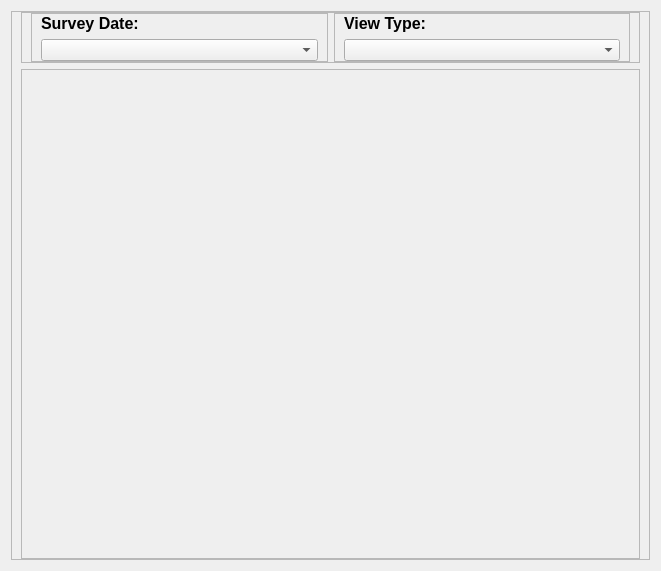
<?xml version="1.0" encoding="UTF-8"?>
<ui version="4.0">
 <class>widget</class>
 <widget class="QWidget" name="widget">
  <property name="geometry">
   <rect>
    <x>0</x>
    <y>0</y>
    <width>661</width>
    <height>565</height>
   </rect>
  </property>
  <property name="windowTitle">
   <string>Form</string>
  </property>
  <layout class="QVBoxLayout" name="verticalLayout_3">
   <item>
    <widget class="QFrame" name="scores_frame">
     <property name="frameShape">
      <enum>QFrame::StyledPanel</enum>
     </property>
     <property name="frameShadow">
      <enum>QFrame::Raised</enum>
     </property>
     <layout class="QVBoxLayout" name="verticalLayout_4">
      <property name="topMargin">
       <number>0</number>
      </property>
      <property name="bottomMargin">
       <number>0</number>
      </property>
      <item>
       <widget class="QFrame" name="menu_frame">
        <property name="frameShape">
         <enum>QFrame::StyledPanel</enum>
        </property>
        <property name="frameShadow">
         <enum>QFrame::Raised</enum>
        </property>
        <layout class="QHBoxLayout" name="horizontalLayout_11">
         <property name="topMargin">
          <number>0</number>
         </property>
         <property name="bottomMargin">
          <number>0</number>
         </property>
         <item>
          <widget class="QFrame" name="frame_14">
           <property name="frameShape">
            <enum>QFrame::StyledPanel</enum>
           </property>
           <property name="frameShadow">
            <enum>QFrame::Raised</enum>
           </property>
           <layout class="QVBoxLayout" name="verticalLayout_2">
            <property name="topMargin">
             <number>0</number>
            </property>
            <property name="bottomMargin">
             <number>0</number>
            </property>
            <item>
             <widget class="QLabel" name="label_13">
              <property name="text">
               <string>&lt;html&gt;&lt;head/&gt;&lt;body&gt;&lt;p&gt;&lt;span style=&quot; font-size:12pt; font-weight:600;&quot;&gt;Survey Date:&lt;/span&gt;&lt;/p&gt;&lt;/body&gt;&lt;/html&gt;</string>
              </property>
             </widget>
            </item>
            <item>
             <widget class="QComboBox" name="surveyBox"/>
            </item>
           </layout>
          </widget>
         </item>
         <item>
          <widget class="QFrame" name="frame_13">
           <property name="frameShape">
            <enum>QFrame::StyledPanel</enum>
           </property>
           <property name="frameShadow">
            <enum>QFrame::Raised</enum>
           </property>
           <layout class="QVBoxLayout" name="verticalLayout_5">
            <property name="topMargin">
             <number>0</number>
            </property>
            <property name="bottomMargin">
             <number>0</number>
            </property>
            <item>
             <widget class="QLabel" name="label_14">
              <property name="text">
               <string>&lt;html&gt;&lt;head/&gt;&lt;body&gt;&lt;p&gt;&lt;span style=&quot; font-size:12pt; font-weight:600;&quot;&gt;View Type:&lt;/span&gt;&lt;/p&gt;&lt;/body&gt;&lt;/html&gt;</string>
              </property>
             </widget>
            </item>
            <item>
             <widget class="QComboBox" name="typeBox"/>
            </item>
           </layout>
          </widget>
         </item>
        </layout>
       </widget>
      </item>
      <item>
       <widget class="QFrame" name="display_frame">
        <property name="minimumSize">
         <size>
          <width>439</width>
          <height>490</height>
         </size>
        </property>
        <property name="frameShape">
         <enum>QFrame::StyledPanel</enum>
        </property>
        <property name="frameShadow">
         <enum>QFrame::Raised</enum>
        </property>
        <layout class="QHBoxLayout" name="horizontalLayout_2">
         <property name="topMargin">
          <number>0</number>
         </property>
         <property name="bottomMargin">
          <number>0</number>
         </property>
        </layout>
       </widget>
      </item>
     </layout>
    </widget>
   </item>
  </layout>
 </widget>
 <resources/>
 <connections/>
</ui>
